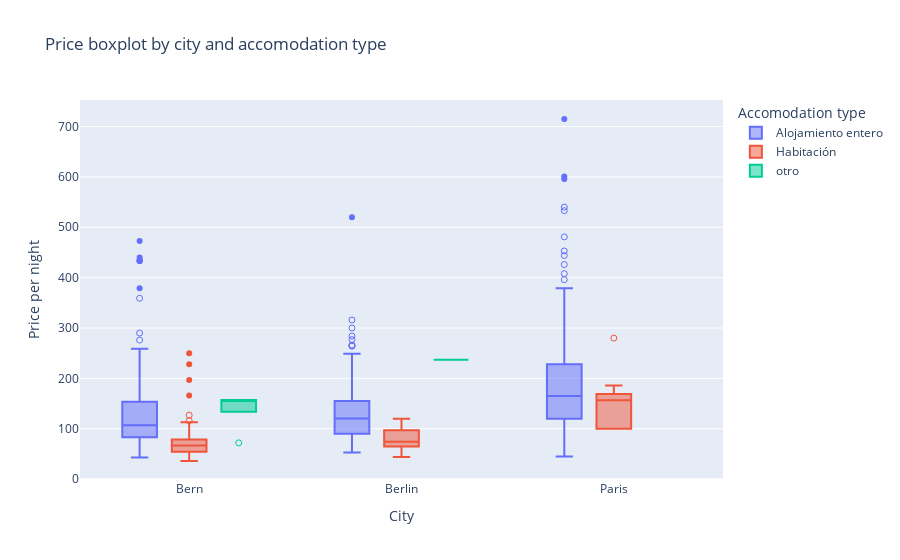

Notebook code for this chart:
### Code cell
price_boxplot = px.box(
    data_frame=airbnb_data,
    x="city",
    y="price_per_night",
    color="category",
    points="suspectedoutliers",
    hover_name="name",
    title="Price boxplot by city and accomodation type",
    labels={
        "price_per_night": "Price per night",
        "city": "City",
        "category": "Accomodation type",
    },
)

price_boxplot.write_html(FIG_DIR / "price_boxplot.html")
price_boxplot.write_image(FIG_DIR / "price_boxplot.png")

price_boxplot.show()

### Figure 1 — Plotly figure (JSON) as saved in the notebook; plotly's stock layout.template omitted (floating-point values rounded to 4 significant figures; data arrays with more than 128 entries replaced by an {"elided": "..."} marker saying what was removed)
{"data": [{"alignmentgroup": "True", "boxpoints": "suspectedoutliers", "hovertemplate": "<b>%{hovertext}</b><br><br>Accomodation type=Alojamiento entero<br>City=%{x}<br>Price per night=%{y}<extra></extra>", "hovertext": {"elided": "664 str values"}, "legendgroup": "Alojamiento entero", "marker": {"color": "#636efa"}, "name": "Alojamiento entero", "notched": false, "offsetgroup": "Alojamiento entero", "orientation": "v", "showlegend": true, "type": "box", "x": {"elided": "664 str values"}, "x0": " ", "xaxis": "x", "y": {"elided": "664 int values"}, "y0": " ", "yaxis": "y"}, {"alignmentgroup": "True", "boxpoints": "suspectedoutliers", "hovertemplate": "<b>%{hovertext}</b><br><br>Accomodation type=Habitación<br>City=%{x}<br>Price per night=%{y}<extra></extra>", "hovertext": ["Sala de estar en Berna", "Habitación en Freimettigen", "Ice Attic-Apt, casco antiguo, a 3 minutos de la estación de tren", "Habitación soleada, súper central, estación de Berna a 5 minutos a pie", "Como si estuvieras en casa", "Habitación ático con vistas increíbles", "Hermosa habitación en el casco antiguo de Berna", "Cómoda Habitación cerca del centro de Berna", "Habitación en el centro de Berna", "¡Pequeño pero bonito! ¡Bonito y completo!", "Apartamento azul, casco antiguo, a 3 minutos de la estación de tren de Berna.", "Habitación tranquila, super céntrica, a 5 minutos de la estación de tren", "Encantadora habitación individual tranquila", "Cama en un barrio agradable y tranquilo.", "Habitaciones con baño y acceso privado", "Amplia habitación soleada, casco antiguo, a 3 minutos de la estación de Berna", "Acogedor dormitorio privado a 4 minutos del centro de la ciudad", "Habitación preciosa cerca de la ciudad de Berna", "Cama en dormitorio en el Hostal 77 Berna", "habitación cerca del centro", "Habitación tranquila con balcón cerca de la estación principal.", "Estudio de 1 habitación con cocina", "Cama en un barrio agradable y tranquilo.", "Como si estuvieras en casa", "¡Pequeño pero bonito! ¡Bonito y completo!", "Habitación en el centro de Berna", "Estancia NONO, ubicación privilegiada", "Apartamento rojo, casco antiguo, a 3 minutos de la estación de tren", "Orange Apt., casco antiguo, a 3 minutos de la estación de tren de Berna.", "Como si estuvieras en casa", "Granja", "2 habitaciones privadas en una gran casa de los años 20", "Acogedora habitación de maisonette cerca del centro de la ciudad", "Habitación muy cómoda", "1-2 habitaciones, 4 km de Berna en el área recreativa", "Lugar mágico de Beatenberg y sala morada", "Cama «bir hübelihäx» - Desayuno en Wunsch", "1-2 habitaciones, 4 km de Berna en el área recreativa", "Habitación tranquila en el centro de Berna", "1-2 habitaciones, 4 km de Berna en el área recreativa", "Oasis de bienestar entre la capital y la naturaleza", "Habitación tranquila en el centro de Berna", "Habitación tranquila en el centro de Berna", "Habitación en un bonito apartamento de un edificio antiguo", "Lugar mágico de Beatenberg y habitación para huéspedes compartida", "Nena Apartments Metropolpark \"Studio\"", "Loft enorme Berlin-Mitte con baño propio y aire acondicionado", "Enorme Loft Berlin-Mitte con baño privado y aire acondicionado", "¡Habitación en casa flotante en el centro!", "(estudio)", "Nena Apartments Moritzplatz \"estudio\"", "Amplia habitación en su propio piso + con su propio baño", "Habitación: Tranquilo, soleado y con vistas al agua", "Habitación: Tranquilo, soleado y con vistas al agua", "Típico berlinés", "Habitación tranquila en un apartamento queer Friendly", "Habitación privada en lujo. Apartamento limpio de 330 m² + sauna.", "Hermosa habitación junto al canal (Gräfekiez)", "Acogedora habitación con baño adjunto cerca de Mauerpark", "Acogedora habitación con baño adjunto cerca de Mauerpark", "Hermosa habitación junto al canal (Gräfekiez)", "Mucho espacio, dentro del anillo", "Acogedora habitación con baño adjunto cerca de Mauerpark", "Hermosa habitación junto al canal (Gräfekiez)", "Precioso loft, balcón y baño propio", "Mucho espacio, dentro del anillo", "Sueño para parejas: habitación en el corazón de Kreuzberg", "Habitación de huéspedes balneoterapia Limeil-Brévannes", "Ático Sky cerca de la torre Eiffel", "Cerca de la Torre Eiffel, metro y comercios.", "En el muelle, frente al Louvre, muy limpio, buen wifi", "En el muelle, frente al Louvre, muy limpio, buen wifi", "Suite entera Eiffel Premier", "París 12: habitación independiente con patio florido", "Amplio estudio en la agradable zona de Gambetta", "Amplio estudio en la agradable zona de Gambetta", "Escapada parisina"], "legendgroup": "Habitación", "marker": {"color": "#EF553B"}, "name": "Habitación", "notched": false, "offsetgroup": "Habitación", "orientation": "v", "showlegend": true, "type": "box", "x": ["Bern", "Bern", "Bern", "Bern", "Bern", "Bern", "Bern", "Bern", "Bern", "Bern", "Bern", "Bern", "Bern", "Bern", "Bern", "Bern", "Bern", "Bern", "Bern", "Bern", "Bern", "Bern", "Bern", "Bern", "Bern", "Bern", "Bern", "Bern", "Bern", "Bern", "Bern", "Bern", "Bern", "Bern", "Bern", "Bern", "Bern", "Bern", "Bern", "Bern", "Bern", "Bern", "Bern", "Bern", "Bern", "Berlin", "Berlin", "Berlin", "Berlin", "Berlin", "Berlin", "Berlin", "Berlin", "Berlin", "Berlin", "Berlin", "Berlin", "Berlin", "Berlin", "Berlin", "Berlin", "Berlin", "Berlin", "Berlin", "Berlin", "Berlin", "Berlin", "Paris", "Paris", "Paris", "Paris", "Paris", "Paris", "Paris", "Paris", "Paris", "Paris"], "x0": " ", "xaxis": "x", "y": [36, 36, 113, 68, 42, 53, 55, 78, 88, 60, 127, 70, 55, 62, 80, 73, 52, 52, 46, 61, 62, 78, 62, 42, 60, 88, 103, 166, 250, 42, 52, 116, 68, 69, 67, 228, 39, 67, 61, 67, 74, 61, 61, 72, 197, 117, 99, 97, 65, 100, 110, 97, 69, 69, 44, 77, 84, 55, 65, 65, 55, 82, 65, 55, 71, 82, 120, 186, 280, 130, 163, 163, 150, 100, 100, 100, 169], "y0": " ", "yaxis": "y"}, {"alignmentgroup": "True", "boxpoints": "suspectedoutliers", "hovertemplate": "<b>%{hovertext}</b><br><br>Accomodation type=otro<br>City=%{x}<br>Price per night=%{y}<extra></extra>", "hovertext": ["Vacaciones en la finca con una vista única.", "Stöckli apto para familias con ollas calientes/alpacas", "Tiny de l'Aigle (La Tiny de l' Aigle)", "Tiny de l'Aigle (La Tiny de l' Aigle)", "Hay lugares, en nuestra tierra, que tienen alma", "Estancia en pleno campo en una granja renovada", "Fantástica casa flotante en la ciudad de Berlín"], "legendgroup": "otro", "marker": {"color": "#00cc96"}, "name": "otro", "notched": false, "offsetgroup": "otro", "orientation": "v", "showlegend": true, "type": "box", "x": ["Bern", "Bern", "Bern", "Bern", "Bern", "Bern", "Berlin"], "x0": " ", "xaxis": "x", "y": [155, 134, 157, 157, 155, 72, 237], "y0": " ", "yaxis": "y"}], "layout": {"boxmode": "group", "legend": {"title": {"text": "Accomodation type"}, "tracegroupgap": 0}, "title": {"text": "Price boxplot by city and accomodation type"}, "xaxis": {"anchor": "y", "domain": [0, 1], "title": {"text": "City"}}, "yaxis": {"anchor": "x", "domain": [0, 1], "title": {"text": "Price per night"}}}}
